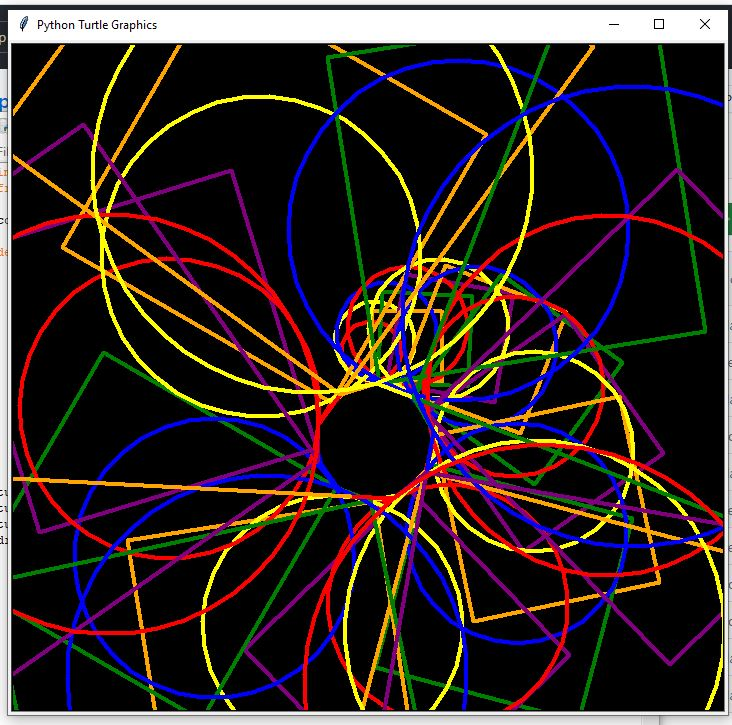

The Python source for this figure:
import turtle
from itertools import cycle

color = cycle (['red', 'orange', 'yellow', 'green', 'blue', 'purple'])

def draw_shape(size, angle, shift, shape):
    turtle.pencolor(next(color))
    next_shape = ''
    if shape == 'circle':
        turtle.circle(size)
        next_shape = 'square'
    elif shape == 'square':
        for i in range(4):
            turtle.forward(size * 2)
            turtle.left(90)
        next_shape = 'circle'
    turtle.right(angle)    
    turtle.forward(shift)
    draw_shape(size + 5,  angle + 1, shift + 1, next_shape)

turtle.bgcolor('black')
turtle.speed('fast')
turtle.pensize(4)
draw_shape(30, 0, 1, 'circle')
